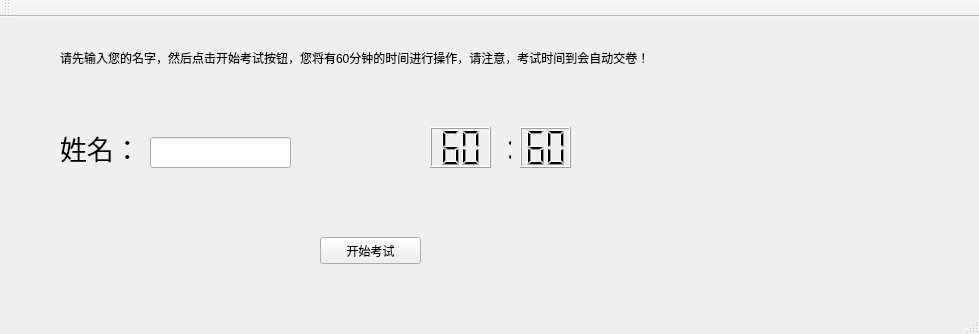
<?xml version="1.0" encoding="UTF-8"?>
<ui version="4.0">
 <class>MainWindow</class>
 <widget class="QMainWindow" name="MainWindow">
  <property name="geometry">
   <rect>
    <x>0</x>
    <y>0</y>
    <width>979</width>
    <height>334</height>
   </rect>
  </property>
  <property name="windowTitle">
   <string>MainWindow</string>
  </property>
  <widget class="QWidget" name="centralWidget">
   <widget class="QPushButton" name="Start_Btn">
    <property name="geometry">
     <rect>
      <x>320</x>
      <y>220</y>
      <width>101</width>
      <height>27</height>
     </rect>
    </property>
    <property name="text">
     <string>开始考试</string>
    </property>
   </widget>
   <widget class="QLabel" name="tips_label">
    <property name="geometry">
     <rect>
      <x>60</x>
      <y>20</y>
      <width>731</width>
      <height>41</height>
     </rect>
    </property>
    <property name="text">
     <string>请先输入您的名字，然后点击开始考试按钮，您将有60分钟的时间进行操作，请注意，考试时间到会自动交卷！</string>
    </property>
   </widget>
   <widget class="QLCDNumber" name="timer_seconds">
    <property name="geometry">
     <rect>
      <x>520</x>
      <y>110</y>
      <width>51</width>
      <height>41</height>
     </rect>
    </property>
    <property name="font">
     <font>
      <family>Arial</family>
      <pointsize>20</pointsize>
      <weight>75</weight>
      <bold>true</bold>
     </font>
    </property>
    <property name="digitCount">
     <number>2</number>
    </property>
    <property name="value" stdset="0">
     <double>60.000000000000000</double>
    </property>
    <property name="intValue" stdset="0">
     <number>60</number>
    </property>
   </widget>
   <widget class="QLCDNumber" name="timer_minute">
    <property name="geometry">
     <rect>
      <x>430</x>
      <y>110</y>
      <width>61</width>
      <height>41</height>
     </rect>
    </property>
    <property name="font">
     <font>
      <family>Arial</family>
      <pointsize>20</pointsize>
      <weight>75</weight>
      <bold>true</bold>
     </font>
    </property>
    <property name="layoutDirection">
     <enum>Qt::RightToLeft</enum>
    </property>
    <property name="digitCount">
     <number>2</number>
    </property>
    <property name="value" stdset="0">
     <double>60.000000000000000</double>
    </property>
    <property name="intValue" stdset="0">
     <number>60</number>
    </property>
   </widget>
   <widget class="QLabel" name="label">
    <property name="geometry">
     <rect>
      <x>490</x>
      <y>110</y>
      <width>21</width>
      <height>41</height>
     </rect>
    </property>
    <property name="font">
     <font>
      <family>Arial</family>
      <pointsize>20</pointsize>
     </font>
    </property>
    <property name="text">
     <string> ：</string>
    </property>
   </widget>
   <widget class="QLineEdit" name="name_Edit">
    <property name="geometry">
     <rect>
      <x>150</x>
      <y>120</y>
      <width>141</width>
      <height>31</height>
     </rect>
    </property>
   </widget>
   <widget class="QLabel" name="name_label">
    <property name="geometry">
     <rect>
      <x>60</x>
      <y>110</y>
      <width>91</width>
      <height>41</height>
     </rect>
    </property>
    <property name="font">
     <font>
      <pointsize>20</pointsize>
     </font>
    </property>
    <property name="text">
     <string>姓名：</string>
    </property>
   </widget>
  </widget>
  <widget class="QMenuBar" name="menuBar">
   <property name="geometry">
    <rect>
     <x>0</x>
     <y>0</y>
     <width>979</width>
     <height>26</height>
    </rect>
   </property>
  </widget>
  <widget class="QToolBar" name="mainToolBar">
   <attribute name="toolBarArea">
    <enum>TopToolBarArea</enum>
   </attribute>
   <attribute name="toolBarBreak">
    <bool>false</bool>
   </attribute>
  </widget>
  <widget class="QStatusBar" name="statusBar"/>
 </widget>
 <layoutdefault spacing="6" margin="11"/>
 <resources/>
 <connections/>
</ui>
